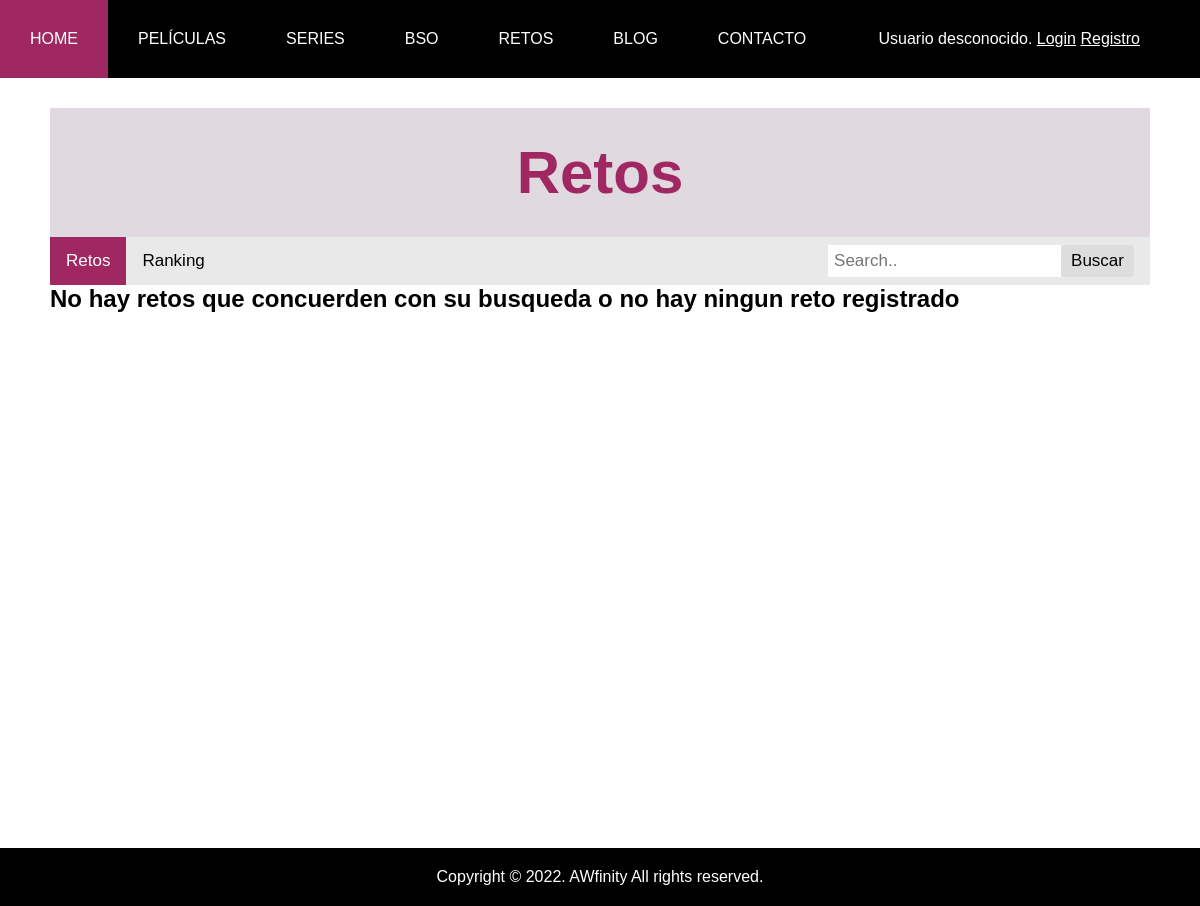
The page /retoVista.php on the database as committed earlier.
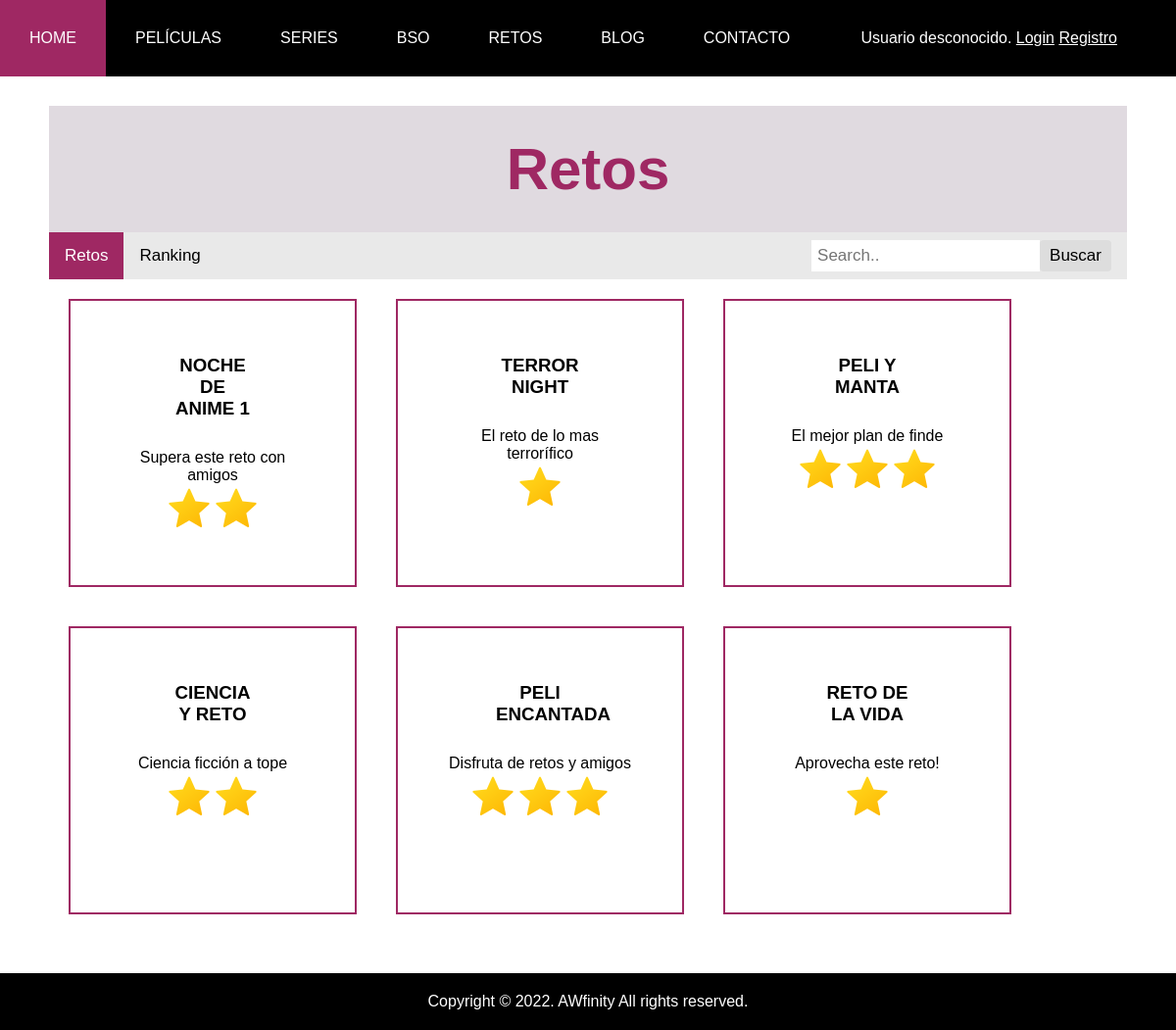
The same page on the database as committed later.
### tables this page shows
CREATE TABLE `retos` (
  `id_Reto` int(10) NOT NULL,
  `nombre` varchar(100) NOT NULL,
  `num_usuarios` int(10) NOT NULL,
  `num_completado` int(10) NOT NULL,
  `dificultad` enum('DIFICIL','MEDIO','FACIL') NOT NULL,
  `descripcion` text NOT NULL,
  `dias` int(10) NOT NULL,
  `puntos` int(10) NOT NULL
);

### includes/Reto.php (called while the page is built, shortened)
<?php
class Reto{
    private $id_Reto;
    private $nombre;
    private $dificultad;
    private $descripcion;
    public function __construct($nombree, $num_usuarioss, $num_completado, $dificultad, $descripcion, $dias, $puntos, $id_Reto = NULL)
    {
        $this->id_Reto=$id_Reto;
        $this->nombre=$nombree;
        $this->dificultad=$dificultad;
        $this->descripcion=$descripcion;
    }
    public function getIdReto(){
        return $this->id_Reto;
    }
    public function getNombre(){
        return $this->nombre;
    }
    public function getDificultad(){
        return $this->dificultad;
    }
    public function getDescripcion(){
        return $this->descripcion;
    }
public static function getRetos(){
    $sql = "SELECT * FROM retos";
    $conn = Aplicacion::getInstance()->getConexionBd();
    $consulta = $conn->query($sql);
    if($consulta->num_rows > 0){
        $arrayRetos = array();
        while ($fila = mysqli_fetch_assoc($consulta)) {
            $arrayRetos[]= new Reto($fila['nombre'],$fila['num_usuarios'],$fila['num_completado'],$fila['dificultad'],$fila['descripcion'],$fila['dias'],$fila['puntos'],$fila['id_Reto']);
        }
    }else{
        $arrayRetos = false;
    }
    return $arrayRetos;
}
}

### includes/helpers/autorizacion.php (called while the page is built, shortened)
<?php
function estaLogado(){
    return isset($_SESSION['login']);
}

### retoVista.php (the view, shortened to what this page needs)
<?php
require __DIR__. '/includes/helpers/autorizacion.php';
$claseArticle = 'RetoAll';
$valr =isset($_GET['search']) ? htmlspecialchars(trim(strip_tags($_GET["search"]))) : 0;
$contenidoPrincipal = '';
$contenidoPrincipal .=<<<EOS
          <div class="header2">
            <h2>Retos</h2>
EOS;
$contenidoPrincipal.=<<<EOS
          </div>
          <div class="menublog">
          <a class="active" href="retoVista.php">Retos</a>
          <a  href="./ranking.php">Ranking</a>
          <div class="barraBusca">
          <form action="retoVista.php" method="GET">
            <input type="text" placeholder="Search.." name="search">
            <button type="submit">Buscar</button>
          </form>
          </div>
          </div>
          <div class="panelReto">
EOS;
if(isset($_GET['search'])){
  $retos=Reto::buscar($valr);
}else{
  $retos=Reto::getRetos();
}
if(!($retos==false)){
      foreach($retos as $ret){
        $contenidoPrincipal .=<<<EOS
      <div class="boxlay" onclick="location.href='./retoSingVist.php?retoid={$ret->getIdReto()}'">
      <h3>{$ret->getNombre()}</h3>
      <p>{$ret->getDescripcion()}</p>
EOS;
      if($ret->getDificultad()==='FACIL'){
        $contenidoPrincipal.= "<img class=\"imagenNivel\" src=\"img/estrella1.png\">";
      }
      else if($ret->getDificultad()==='MEDIO'){
        $contenidoPrincipal.= "<img class=\"imagenNivel\" src=\"img/estrella1.png\"><img class=\"imagenNivel\" src=\"img/estrella1.png\">";
      }
      else{
        $contenidoPrincipal.= "<img class=\"imagenNivel\" src=\"img/estrella1.png\"><img class=\"imagenNivel\" src=\"img/estrella1.png\"><img class=\"imagenNivel\" src=\"img/estrella1.png\">";
      }
      $contenidoPrincipal.= "</div>";
      }
}else{
  $contenidoPrincipal.=<<<EOS
  <h2>         No hay retos que concuerden con su busqueda o no hay ningun reto registrado</h2>
EOS;
}
$contenidoPrincipal.=<<<EOS
</div>
EOS;
require __DIR__. '/includes/vistas/plantillas/plantilla.php';
?>

### includes/vistas/plantillas/plantilla.php (shortened to what this page needs)
<!DOCTYPE html>
<head>
    <link rel="stylesheet" id="estilo" type="text/css" href="<?= RUTA_CSS ?>/default.css"/>
</head>
<body>
<div id="contenedor">
    <?php
		require(RAIZ_APP.'/vistas/comun/cabecera.php');
	?>
    <main>
        <article class="<?= $claseArticle?>">
			<?= $contenidoPrincipal ?>
        </article>
    </main>
    <?php
		require(RAIZ_APP.'/vistas/comun/pie.php');
	?>
</div>
</body>
</html>

### includes/vistas/comun/cabecera.php (shortened to what this page needs)
<?php
require_once(RAIZ_APP.'/helpers/autorizacion.php');
function mostrarSaludo() {
	if (estaLogado()) {
		return "Bienvenido, {$_SESSION['nombreUsuario']}  ,  <a href='perfil.php'>  Ver perfil </a>   <a href='logout.php'> (Logout) </a>";
	} else {
		return "Usuario desconocido. <a href='login.php'>Login</a> <a href='registro.php'>Registro</a>";
	}
}
?>
<header>
	<?php
		require(RAIZ_APP.'/vistas/comun/menuPrincipal.php');
	?>
	<div class="saludo">
		<div>
			<?= $saludo = mostrarSaludo(); ?>
		</div>
	</div>
</header>

### includes/vistas/comun/menuPrincipal.php (shortened to what this page needs)
<nav id="menuP">
	<ul class="nav">
		<li><a href="<?= RUTA_APP ?>/index.php">HOME</a></li>
		<li><a href="<?= RUTA_APP ?>/contenidoPelis.php">PELÍCULAS</a></li>
		<li><a href="<?= RUTA_APP ?>/contenidoSeries.php">SERIES</a></li>
		<li><a href="<?= RUTA_APP ?>/contenidoBSO.php">BSO</a></li>
		<li><a href="<?= RUTA_APP ?>/retoVista.php">RETOS</a></li>
		<li><a href="<?= RUTA_APP ?>/blog.php">BLOG</a></li>
		<li><a href="<?= RUTA_APP ?>/contenido.php">CONTACTO</a></li>
	</ul>
</nav>

### includes/vistas/comun/pie.php
<footer>
	<div class="copyright-text">
		<p>Copyright &copy; 2022. AWfinity All rights reserved.</p>
	</div>
</footer>

### css/default.css (style rules this page uses)
* { margin:0px; padding:0px; }
div#contenedor { width: 100%; height: 100%; display: grid; grid-template-rows: auto; grid-template-areas: 'header' 'main' 'footer'; }
main { padding-top: 30px; padding-left: 50px; padding-right: 50px; float: left; background-color: white; min-height: 700px; }
footer { padding:20px 60px; background-color: #000000; color: white; text-align: center; margin-top: 40px; }
header { grid-area: header; background-color:#000; }
nav#menuP { display: block; }
nav#menuP ul { list-style:none; }
.nav > li { float:left; }
.nav li a { background-color:#000; color:#fff; text-decoration:none; padding:30px 30px; display:block; width:100%; height: 100%; }
div.saludo { text-align: right; background-color:#000; color:#fff; text-decoration:none; padding:30px 30px; padding-right: 60px; display:block; }
div.saludo a { color:#fff; }
input { display: block; }
form button { background-color: white; color: black; border: 2px solid #9f2863; padding: 9px 20px; text-align: center; text-decoration: none; display: inline-block; font-size: 14px; transition-duration: 0.4s; }
button, a.boton { border: 1px solid black; font-size: 1.1em; font-weight: 400; border-radius: 4px; }
.menublog { overflow: hidden; background-color: #e9e9e9; }
.menublog a { float: left; display: block; color: black; text-align: center; padding: 14px 16px; text-decoration: none; font-size: 17px; }
.menublog a.active { background-color: #9f2863; color: white; }
.menublog .barraBusca { float: right; }
.menublog .barraBusca input[type=text] { float: left; padding: 6px; margin-top: 8px; font-size: 17px; border: none; }
.menublog .barraBusca button { float: right; padding: 6px 10px; margin-top: 8px; margin-right: 16px; background: #ddd; font-size: 17px; border: none; cursor: pointer; }
.panelReto { background: rgb(255, 255, 255); display:flex; flex-direction: row; flex-wrap: wrap; }
.boxlay { background-color: rgb(255, 255, 255);; width: 190px; height: 190px; border: 2px solid #9f2863; padding: 50px; margin: 20px; text-align: center; transition: 500ms linear; }
.boxlay h3 { padding: 5px 50px 30px; text-align: center; }
.header2 { padding: 30px; font-size: 40px; text-align: center; background: #9581954b; }
.header2 h2 { color: #9f2863; }

Rows that differ between the two databases and show on the page:
added retos: nombre "NOCHE DE ANIME 1", descripcion "Supera este reto con amigos"
added retos: nombre "TERROR NIGHT", descripcion "El reto de lo mas terrorífico"
added retos: nombre "PELI Y MANTA", descripcion "El mejor plan de finde"
added retos: nombre "CIENCIA Y RETO", descripcion "Ciencia ficción a tope"
added retos: nombre "PELI ENCANTADA", descripcion "Disfruta de retos y amigos"
added retos: nombre "RETO DE LA VIDA", descripcion "Aprovecha este reto!"
Other text that changed with them:
text no longer shown: "No hay retos que concuerden con su busqueda o no hay ningun reto registrado"
